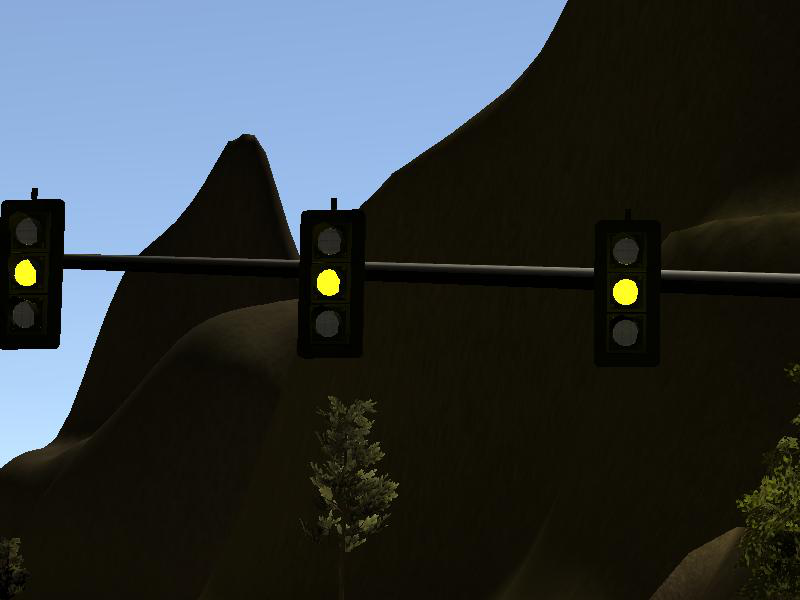
#> input picture img_12_388.png, 800 x 600 px
$ python numpy_version.py
#> lines starting #> are read from the running program, lines starting #| are printed output that depends on the picture; after the words box and inside, x2 and y2 are one past the last pixel; in counts of white or black regions, pixels touching at a corner belong together; long printed decimals are rounded
#> further down, raw_image is the input picture: shape (600, 800, 3) float32; mean R, G, B 0.196, 0.22, 0.228
#!/usr/bin/env python3
# -*- coding: utf-8 -*-
"""
Created on Sat Oct 14 08:27:19 2017

@author: zhi
"""

#import tensorflow as tf
import numpy as np

# Do not inclue the following when in ROS projects
import matplotlib.pyplot as plt
import matplotlib.image as mpimg


#%% Image preprocessing
def image_preprocessing(raw_image):
    # Convert to numpy array
    image = np.array(raw_image)
    # uint8->double
    if image.dtype=='uint8':
        image = np.double(image)
    # Saturate
    image[image<0.1] = 0.1
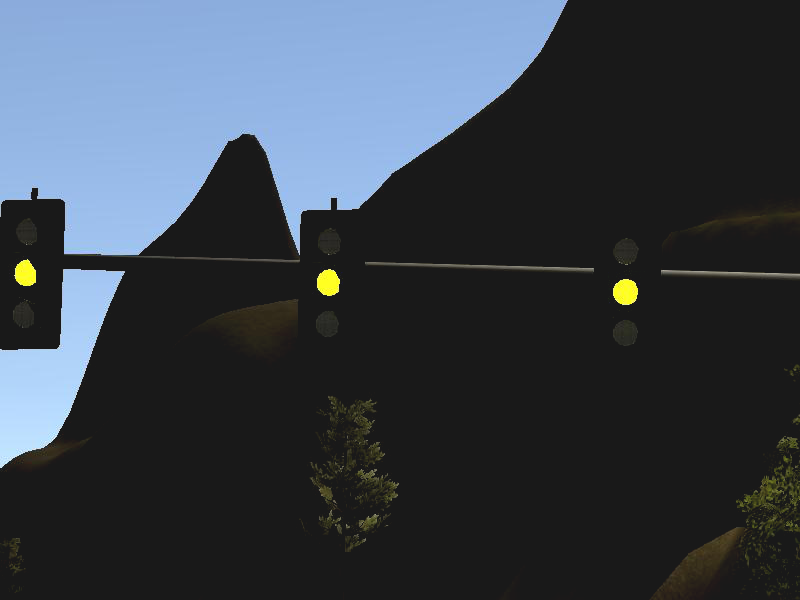
#> image: shape (600, 800, 3) float32; mean R, G, B 0.222, 0.252, 0.287
    return image
#%% Transform color space
def color_channel_extraction(image):
    v_channel = np.max(image,axis=2)
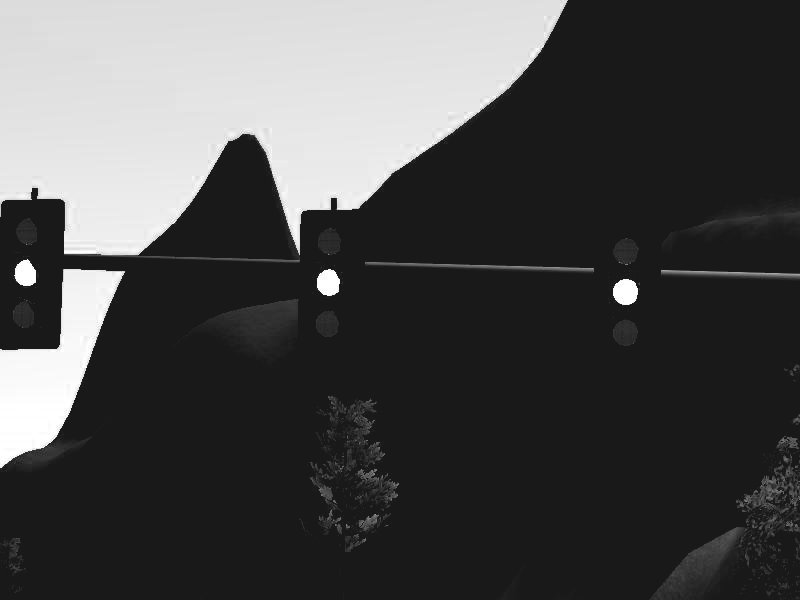
#> v_channel: shape (600, 800) float32; min 0.1, max 1, mean 0.293
    s_channel = (v_channel-np.min(image,axis=2))/v_channel
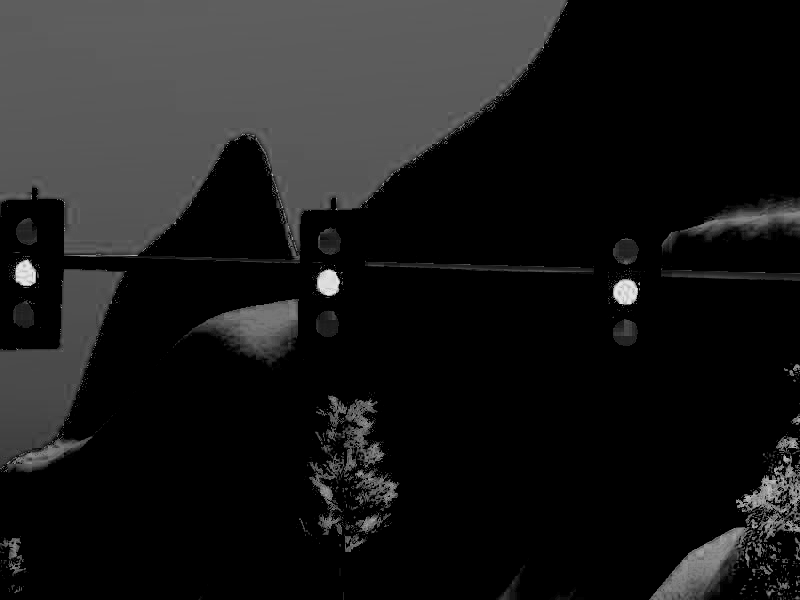
#> s_channel: shape (600, 800) float32; min 0, max 0.9, mean 0.102
    r_channel = image[:,:,0]
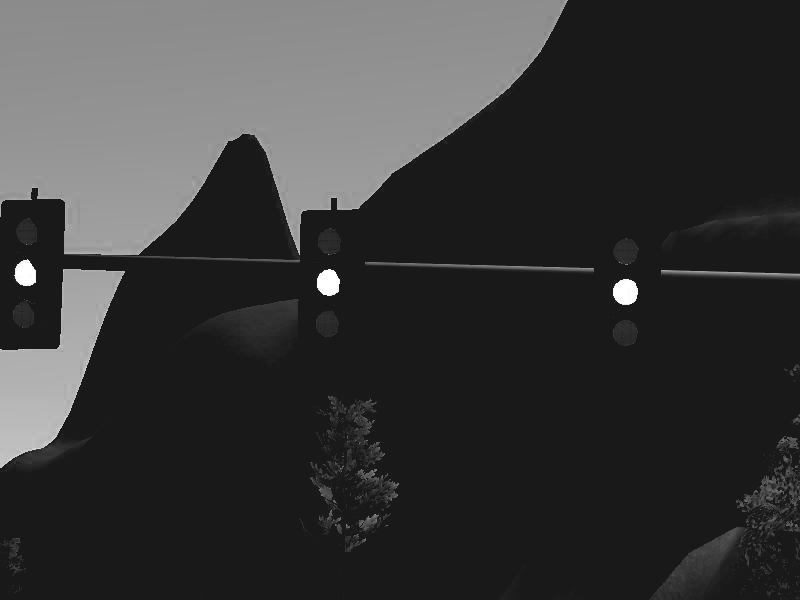
#> r_channel: shape (600, 800) float32; min 0.1, max 1, mean 0.221
    g_channel = image[:,:,1]
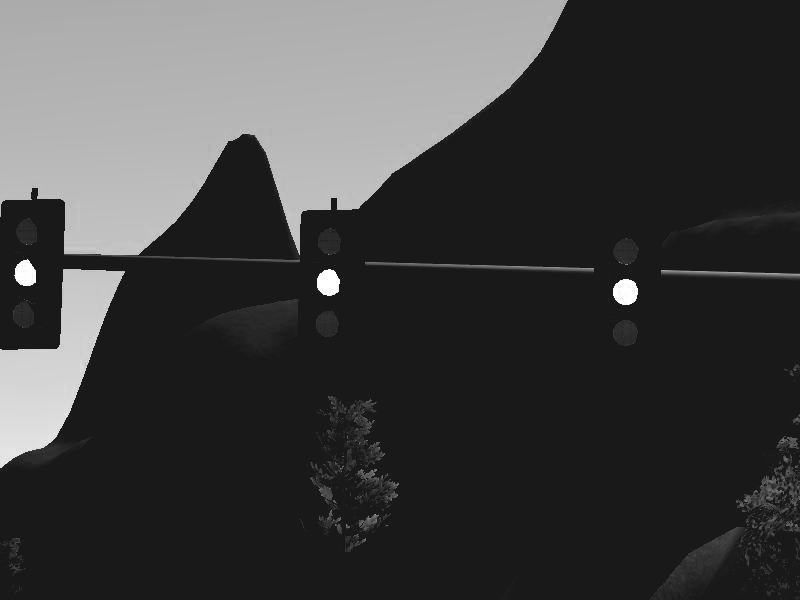
#> g_channel: shape (600, 800) float32; min 0.1, max 1, mean 0.251
    b_channel = image[:,:,2]
    return v_channel, s_channel, r_channel, g_channel, b_channel

#%% Apply color filter on the image
def weighted_channels(image):
    v_channel, s_channel, r_channel, g_channel, b_channel = color_channel_extraction(image)
    weight_v = np.clip(v_channel*2-1,0,1)
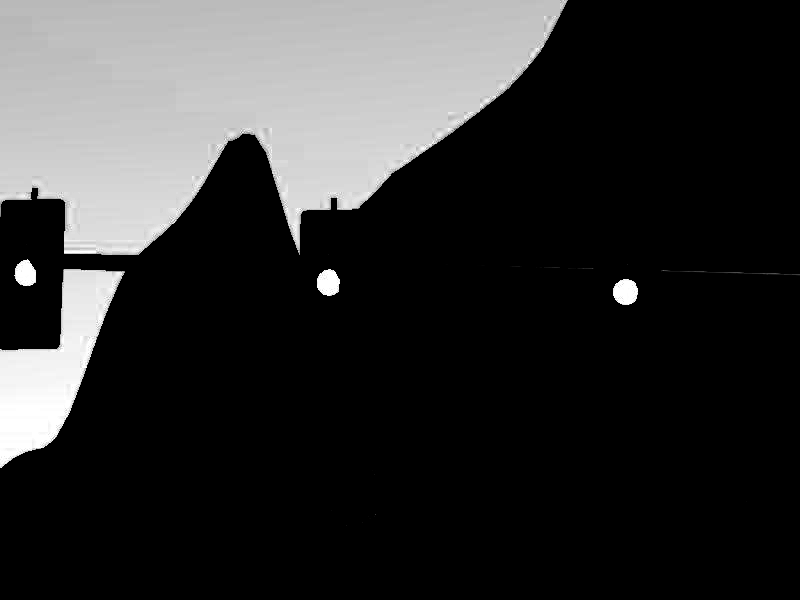
#> weight_v: shape (600, 800) float32; min 0, max 1, mean 0.189
    weight_s = np.clip(s_channel*2-1,0,1)
    weighted_r = weight_v*weight_s*r_channel
    weighted_g = weight_v*weight_s*g_channel
    weighted_b = weight_v*weight_s*b_channel
    return weighted_r,weighted_g,weighted_b

#%% color space segmentation
def color_space_segmentation(image):
    weighted_r,weighted_g,weighted_b = weighted_channels(image)
    # set partition
    partition_r = weighted_r-2*weighted_g>0
#> partition_r: shape (600, 800) bool; every value is 0
    partition_g = weighted_g-2*weighted_r>0
    partition_y = np.logical_and(weighted_r-2*weighted_g<0, weighted_g-2*weighted_r<0)
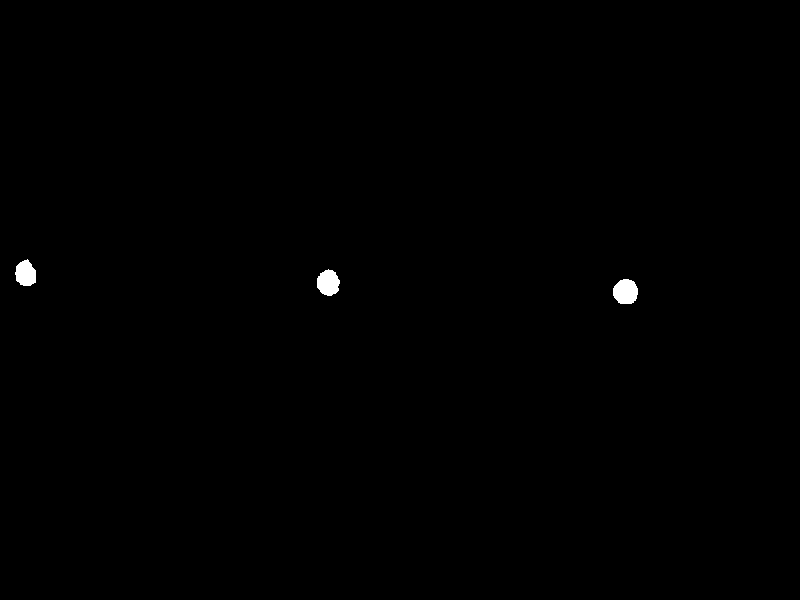
#> partition_y: shape (600, 800) bool; 0.29% white; 3 white regions, box (x1, y1, x2, y2) and area: (613, 279, 638, 304) 505, (317, 269, 340, 296) 465, (15, 259, 36, 286) 427
    # segment pixel values to different partition
    segment_r = np.zeros(weighted_r.shape)
    segment_g = np.zeros(weighted_r.shape)
    segment_y = np.zeros(weighted_r.shape)
    segment_r[partition_r] = weighted_r[partition_r]
#> segment_r: shape (600, 800) float64; every value is 0
    segment_g[partition_g] = weighted_g[partition_g]
    temp1 = segment_y
    temp2 = segment_y
    temp1[partition_y] = weighted_r[partition_y]
    temp2[partition_y] = weighted_g[partition_y]
    segment_y = np.max(np.stack([temp1,temp2],axis=2),axis=2)
    # Threashold
    segment_r = np.clip(segment_r*2-1,0,1)
    segment_g = np.clip(segment_g*2-1,0,1)
    segment_y = np.clip(segment_y*2-1,0,1)
    return segment_r,segment_g,segment_y
#%% Simple classifier
def simple_detector(image,show_image=0):
    segment_r,segment_g,segment_y = color_space_segmentation(image)
    if show_image:
        fig = plt.figure(figsize=(10,10))
        fig.add_subplot(2,2,1)
        plt.imshow(image, cmap='gray')
        fig.add_subplot(2,2,2)
        plt.imshow(segment_r,vmin=0,vmax=1, cmap='gray')
        fig.add_subplot(2,2,3)
        plt.imshow(segment_g,vmin=0,vmax=1, cmap='gray')
        fig.add_subplot(2,2,4)
        plt.imshow(segment_y,vmin=0,vmax=1, cmap='gray')
        fig.tight_layout()
    score_r = np.sum(segment_r)
#> score_r = 0
    score_g = np.sum(segment_g)
#> score_g = 0
    score_y = np.sum(segment_y)
#> score_y = 472.6
    print([score_r,score_g,score_y])
#| [0.0, 0.0, 472.614]
    if np.max([score_r,score_g,score_y]) <= 0:
        return -1
    return np.argmax([score_r,score_y,score_g])
#%% Define the computation graph
##%% Define the Holo kernal
#kernal_hole = np.array([[ 0.0, 0.0,-1.0,-1.0,-1.0,-1.0, 0.0, 0.0],
#                        [ 0.0,-1.0, 0.0, 0.0, 0.0, 0.0,-1.0, 0.0],
#                        [-1.0, 0.0, 0.0, 1.0, 1.0, 0.0, 0.0,-1.0],
#                        [-1.0, 0.0, 1.0, 1.0, 1.0, 1.0, 0.0,-1.0],
#                        [-1.0, 0.0, 1.0, 1.0, 1.0, 1.0, 0.0,-1.0],
#                        [-1.0, 0.0, 0.0, 1.0, 1.0, 0.0, 0.0,-1.0],
#                        [ 0.0,-1.0, 0.0, 0.0, 0.0, 0.0,-1.0, 0.0],
#                        [ 0.0, 0.0,-1.0,-1.0,-1.0,-1.0, 0.0, 0.0]])
## normalize the positive entries
#kernal_hole[kernal_hole>0] /= np.sum(kernal_hole[kernal_hole>0]);
## normalize and PENALIZE the negative entries !!!!!!!!!!!!!
#kernal_hole[kernal_hole<0] /= -0.66*np.sum(kernal_hole[kernal_hole<0]);

#%% Overall test
if __name__ == '__main__':
    # [5 lines of commented-out code are left out]
    raw_image = mpimg.imread('img_12_388.png')
    # raw_image = mpimg.imread('img_29_434.png')
    image = image_preprocessing(raw_image)
    result = simple_detector(image,show_image=1)
#> result = 1
    print('The detection result is {}.'.format(result))
#| The detection result is 1.

$ run again, with dayClip10--00023.png copied over img_12_388.png
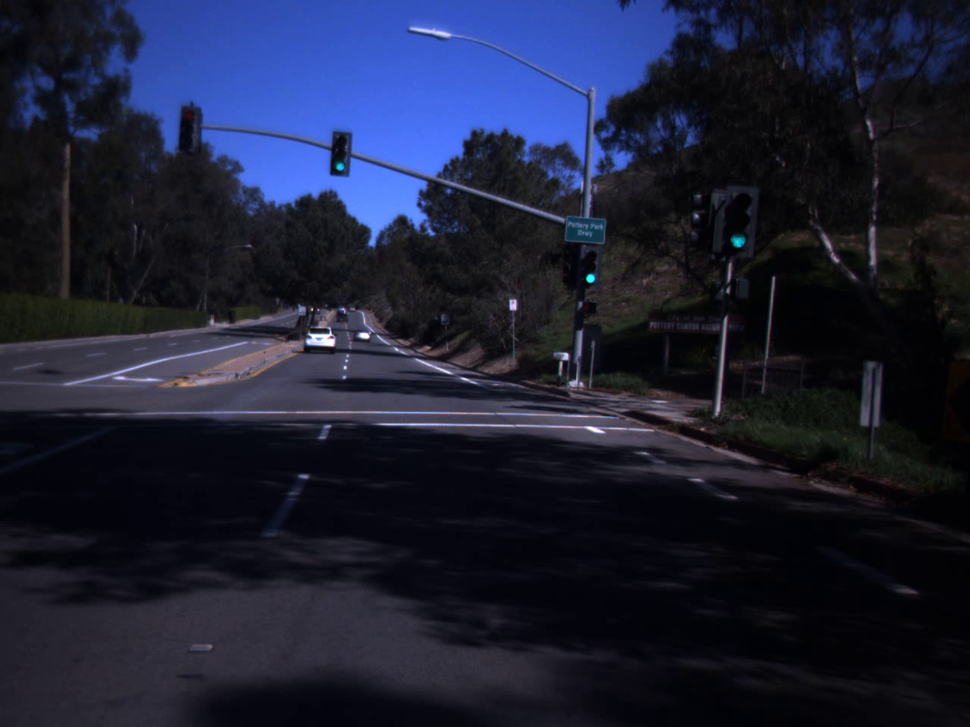
#> input picture dayClip10--00023.png, 970 x 727 px, shrunk from 1280 x 960 before the run
#> raw_image is the input picture: shape (727, 970, 3) float32; mean R, G, B 0.111, 0.126, 0.208
#> in color_channel_extraction, `s_channel = (v_channel-np.min(image,axis=2))/v_channel`:
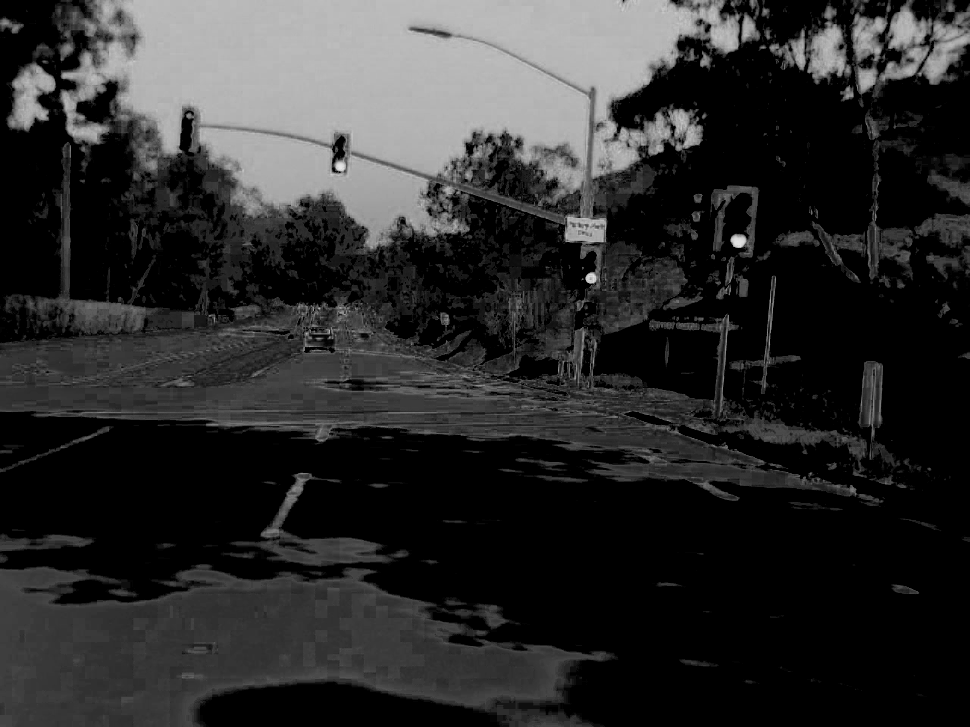
#> s_channel: shape (727, 970) float32; min 0, max 0.9, mean 0.174
#> partition_r: shape (727, 970) bool; 0% white in thin lines or dots, all inside (x1, y1, x2, y2) = (329, 337, 330, 338)
#> partition_g: shape (727, 970) bool; 0.03% white; 8 white regions (5 under 20 px), largest, box (x1, y1, x2, y2) and area: (732, 237, 745, 247) 89, (586, 274, 596, 283) 69, (337, 163, 345, 171) 47
#> in color_space_segmentation, `partition_y = np.logical_and(weighted_r-2*weighted_g<0, weighted_g-2*w..`:
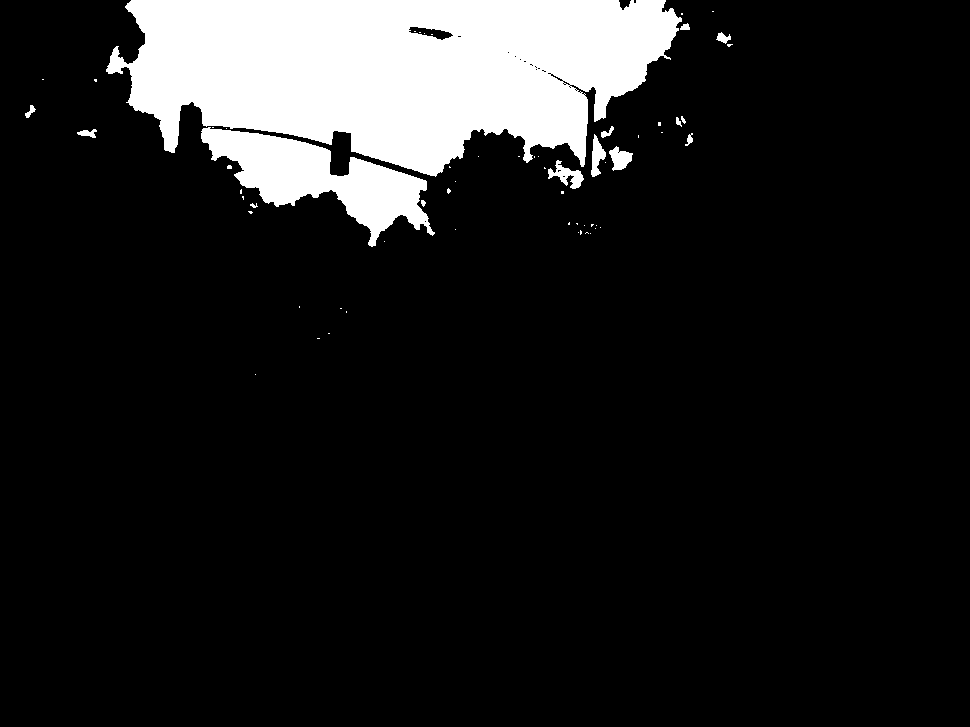
#> partition_y: shape (727, 970) bool; 11.9% white; 62 white regions (47 under 20 px), largest, box (x1, y1, x2, y2) and area: (106, 0, 682, 177) 71163, (201, 127, 435, 247) 11101, (548, 160, 584, 189) 443
#> score_r = 0
#> score_g = 7.56
#> score_y = 0
#| [0.0, 7.560, 0.0]
#> result = 2
#| The detection result is 2.
